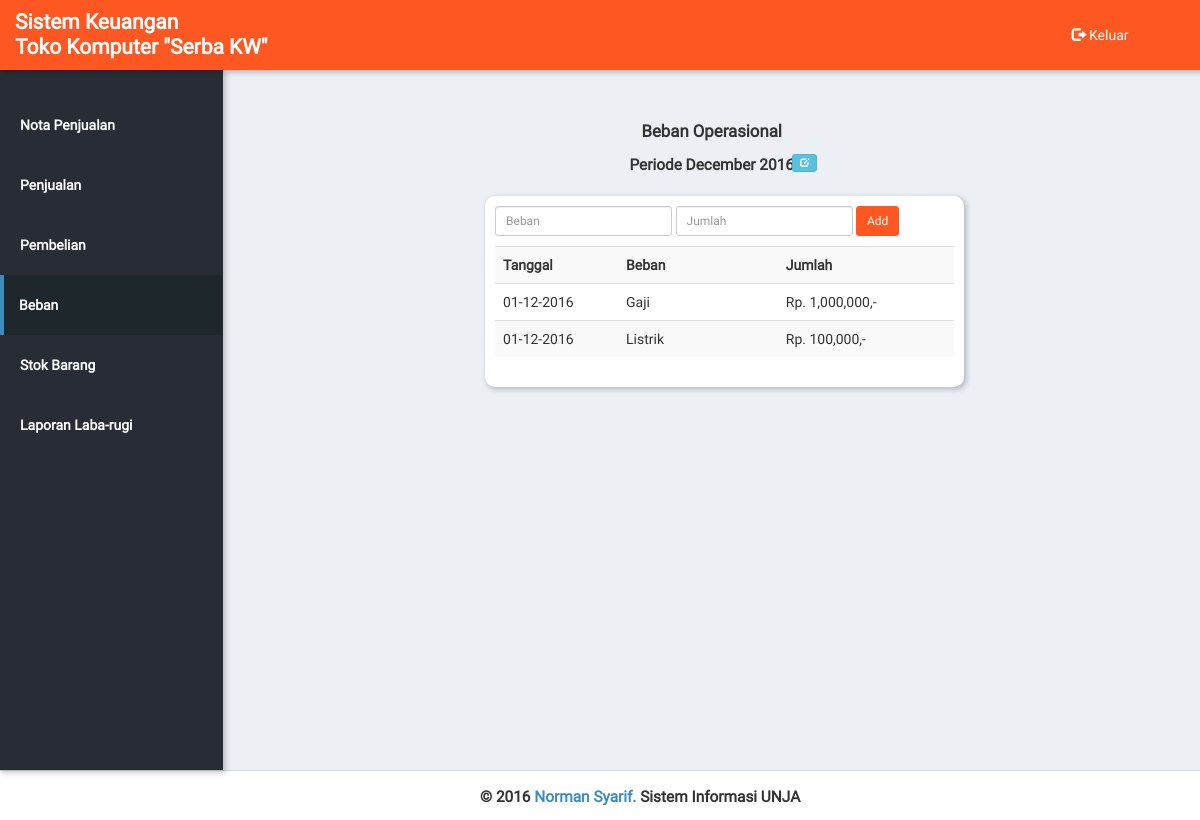
/beban.php (signed in), run on the app's committed database.
### tables this page shows
CREATE TABLE IF NOT EXISTS `tb_beban` (
  `tanggal` date NOT NULL,
  `keterangan` varchar(20) NOT NULL,
  `jumlah` int(11) NOT NULL,
  `periode` varchar(4) NOT NULL,
  PRIMARY KEY (`keterangan`,`periode`)
);

### beban.php (the view, shortened to what this page needs)
<?php
require_once 'top.php';
if (isset($_GET['bulan'])) {
    $periode = $_GET['bulan'] . $_GET['tahun'];
    $date = date_format(date_create("20" . $_GET['tahun'] . "-" . $_GET['bulan'] . "-01 00:00:00"), "F Y");
} else {
    $periode = $_SESSION['periode'];
    $date = $_SESSION['periode_tgl'];
}
require_once 'php/connect.php';
$query = "SELECT * FROM tb_beban WHERE periode='$periode' ORDER BY tanggal DESC";
?>
<div class="menu-list">
    <ul>
        <span><li class="inaktif"><a href="penjualan.php">Nota Penjualan</a></li></span>
        <span><li class="inaktif"><a href="daftar_jual.php">Penjualan</a></li></span>
        <span><li class="inaktif"><a href="daftar_beli.php">Pembelian</a></li></span>
        <span><li class="aktif"><a href="beban.php">Beban</a></li></span>
        <span><li class="inaktif"><a href="stok.php">Stok Barang</a></li></span>
        <span><li class="inaktif"><a href="pilih_periode.php">Laporan Laba-rugi</a></li></span>
    </ul>
</div>
</div>
<div id="content" class="container col-md-9setengah">
    <p style="text-align: center; margin-top: 50px; font-weight: bold; font-size: 120%">Beban Operasional</p>
    <p style="text-align: center; margin-top:0; font-weight: bold; font-size: 110%">Periode <?php echo $date ?> <a title="Pilih periode" href="per_beban.php" style="padding: 1px; width: 25px; position: absolute; left: 66%; font-size: 60%" class="btn btn-info btn-sm"><span class="glyphicon glyphicon-edit"></span></a></p>
    <div class="row col-md-offset-3">
        <div class="anggota-div" style="width: 66%">
            <div id="tabel">
                <?php
                if($periode == $_SESSION['periode']) {
                    echo '<form class="form-inline" style="margin-bottom: 10px">
                    <input name="jenis" placeholder="Beban" type="text" class="form-control input-sm">
                    <input name="bayar" placeholder="Jumlah" type="number" class="form-control input-sm">
                    <input type="submit" value="Add" class="btn btn-primary btn-sm">
                </form>';
                }
                ?>
                <table class="table table-hover table-striped">
                    <tr>
                        <th style="width: 200px">Tanggal</th>
                        <th style="width: 300px">Beban</th>
                        <th style="width: 300px">Jumlah</th>
                    </tr>
                    <?php
                    $result = $mysqli->query($query);
                    if ($result->num_rows != 0) {
                        while ($row = $result->fetch_assoc()) {
                            echo "<tr>"
                            . "<td>" . date_format(date_create($row['tanggal']), "d-m-Y") . "</td>"
                            . "<td>" . $row['keterangan'] . "</td>"
                            . "<td>Rp. " . number_format($row['jumlah']) . ",-</td>";
                        }
                    } else {
                        echo "<tr><th style='text-align: center; color: red' colspan='3'>Tidak ada data!</th></tr>";
                    }
                    ?>
                </table>
            </div>
        </div>
    </div>
</div>
</div>
</div>
<?php include 'bottom.php' ?>
</body>
</html>

### assets/style.css (style rules this page uses)
* { margin: 0; padding: 0; }
.btn-primary { background-color: #ff5722; border-color: #ff5722; }
.container { padding-right: 15px; padding-left: 15px; }
.row { margin-bottom: 20px; }
.row .row { margin-top: 10px; margin-bottom: 0; }
.row { margin-bottom: 0; }
body { font-family: "Roboto regular"; background-color: #ecf0f5; }
#content { min-height: 700px; padding-bottom: 20px; }
.menu-list { margin-top: 25px; }
.menu-list a { color: #fff; text-decoration: none; }
.inaktif, .aktif { cursor: pointer; margin: 0; }
.inaktif { padding-left: 5px; }
.inaktif:hover, .aktif { background-color: #1e282c; border-left: 4px solid #3c8dbc; color: #b8b8b8; }
.menu-list ul li a { display: block; padding: 20px 15px; }
.col-md-9setengah { @extend .col.md-1; width: 83%; }
.anggota-div { background-color: #fff; box-shadow: 2px 2px 5px 1px rgba(0, 0, 0, 0.2); margin: 10px; padding: 10px; width: 45%; border-radius: 10px; }
table { width: 100%; }
th, td { padding: 10px; }
tr { text-align: left; }

### data on the page
tb_beban: tanggal "01-12-2016", keterangan "Gaji", jumlah "1,000,000"
tb_beban: tanggal "01-12-2016", keterangan "Listrik", jumlah "100,000"

### other printed values
$date "December 2016"
